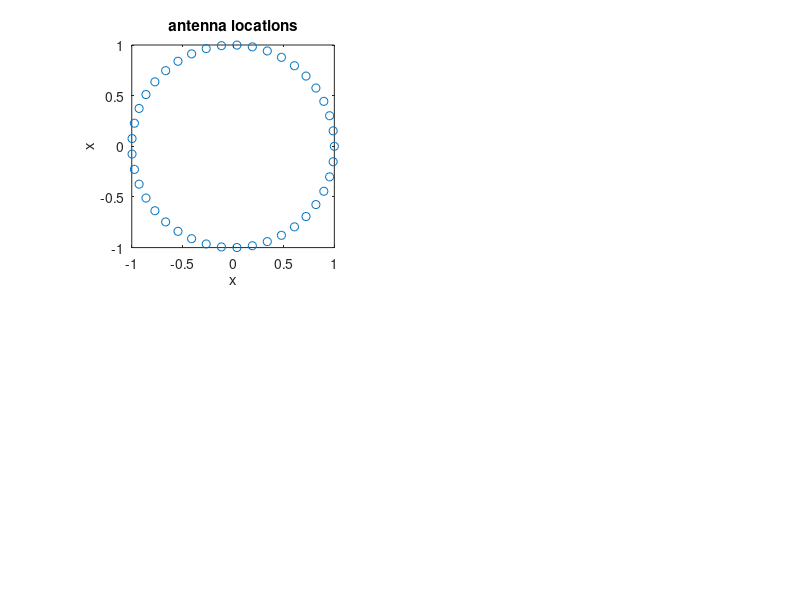

This chart was generated by the following MATLAB code: (Note: this script raises an error after producing the figure.)
% example_nufft1_antenna.m
%
% This m-file is an example of applying the NUFFT method to compute
% the far-field beam pattern of a 2D array of nonuniformly spaced
% (point?) antenna elements.
% In the nomenclature of the 1999 SIAM J Sci. Comput. paper by Nguyen and Liu,
% this is "Problem 1."
%
% This provides an example of how to compute "the Fourier transform"
% of nonuniformly spaced data.
%
% The user should think very carefully about whether it is truly meaningful
% to compute "the FT" of unequally spaced data first.  It certainly is
% meaningful for attenna beam patterns, but may not always be what is really
% useful for all applications with nonuniformly sampled data.
%
% Copyright 2007, Jeff Fessler, University of Michigan

%
% antenna element locations in 2d plane
%
clf, pl = @(p) subplot(220+p);
for choice=1:2
	tmp = [0:40]'/41 * 2 * pi;
	yc = sin(choice*tmp); % funny bowtie pattern for illustration
	xc = cos(tmp); clear tmp
	pl(choice), plot(xc, yc, 'o'), axis square
	xlabel 'x', ylabel 'x', title 'antenna locations'

	% create NUFFT structure
	N = [1 1]*2^8;
	J = [5 5];	% interpolation neighborhood
	K = N*2;	% two-times oversampling
	om = [xc yc];	% 'frequencies' are locations here!

	% the following line probably needs to be changed
	% to get the proper scaling/dimensions in the pattern
	% but for now i just make it fill up [-pi/20,pi/20]
	% in hopes of getting a nice 'picture' of pattern
	om = (pi/20) * om / max(om(:));
	st = nufft_init(om, N, J, K, N/2, 'minmax:kb');

	weights = ones(size(xc)); % equal weights on each element; could change

	% call the *adjoint* NUFFT; this is what does "the FT of unequal data"
	pattern = nufft_adj(weights, st);

	pl(2+choice)
	im(pattern, 'pattern')
end
